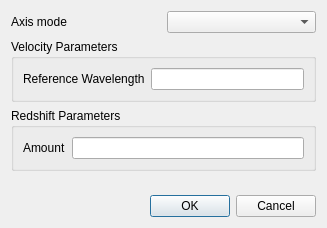
<?xml version="1.0" encoding="UTF-8"?>
<ui version="4.0">
 <class>Dialog</class>
 <widget class="QDialog" name="Dialog">
  <property name="geometry">
   <rect>
    <x>0</x>
    <y>0</y>
    <width>327</width>
    <height>228</height>
   </rect>
  </property>
  <property name="sizePolicy">
   <sizepolicy hsizetype="Minimum" vsizetype="Minimum">
    <horstretch>0</horstretch>
    <verstretch>0</verstretch>
   </sizepolicy>
  </property>
  <property name="windowTitle">
   <string>Axis Settings</string>
  </property>
  <layout class="QVBoxLayout" name="verticalLayout">
   <item>
    <layout class="QHBoxLayout" name="horizontalLayout">
     <item>
      <widget class="QLabel" name="axisModeLabel">
       <property name="text">
        <string>Axis mode</string>
       </property>
      </widget>
     </item>
     <item>
      <widget class="QComboBox" name="axisModeComboBox"/>
     </item>
    </layout>
   </item>
   <item>
    <widget class="QGroupBox" name="velocityGroupBox">
     <property name="title">
      <string>Velocity Parameters</string>
     </property>
     <layout class="QVBoxLayout" name="verticalLayout_2">
      <item>
       <layout class="QHBoxLayout" name="horizontalLayout_3">
        <item>
         <widget class="QLabel" name="referenenceWavelengthLabel">
          <property name="text">
           <string>Reference Wavelength</string>
          </property>
         </widget>
        </item>
        <item>
         <widget class="QLineEdit" name="referenenceWavelengthLineEdit"/>
        </item>
       </layout>
      </item>
     </layout>
    </widget>
   </item>
   <item>
    <widget class="QGroupBox" name="redshiftGroupBox">
     <property name="title">
      <string>Redshift Parameters</string>
     </property>
     <layout class="QVBoxLayout" name="verticalLayout_3">
      <item>
       <layout class="QHBoxLayout" name="horizontalLayout_2">
        <item>
         <widget class="QLabel" name="redshiftAmountLabel">
          <property name="text">
           <string>Amount</string>
          </property>
         </widget>
        </item>
        <item>
         <widget class="QLineEdit" name="redshiftAmountLineEdit"/>
        </item>
       </layout>
      </item>
     </layout>
    </widget>
   </item>
   <item>
    <spacer name="verticalSpacer">
     <property name="orientation">
      <enum>Qt::Vertical</enum>
     </property>
     <property name="sizeHint" stdset="0">
      <size>
       <width>20</width>
       <height>40</height>
      </size>
     </property>
    </spacer>
   </item>
   <item>
    <widget class="QDialogButtonBox" name="buttonBox">
     <property name="orientation">
      <enum>Qt::Horizontal</enum>
     </property>
     <property name="standardButtons">
      <set>QDialogButtonBox::Cancel|QDialogButtonBox::Ok</set>
     </property>
    </widget>
   </item>
  </layout>
 </widget>
 <resources/>
 <connections>
  <connection>
   <sender>buttonBox</sender>
   <signal>accepted()</signal>
   <receiver>Dialog</receiver>
   <slot>accept()</slot>
   <hints>
    <hint type="sourcelabel">
     <x>248</x>
     <y>254</y>
    </hint>
    <hint type="destinationlabel">
     <x>157</x>
     <y>274</y>
    </hint>
   </hints>
  </connection>
  <connection>
   <sender>buttonBox</sender>
   <signal>rejected()</signal>
   <receiver>Dialog</receiver>
   <slot>reject()</slot>
   <hints>
    <hint type="sourcelabel">
     <x>316</x>
     <y>260</y>
    </hint>
    <hint type="destinationlabel">
     <x>286</x>
     <y>274</y>
    </hint>
   </hints>
  </connection>
 </connections>
</ui>
